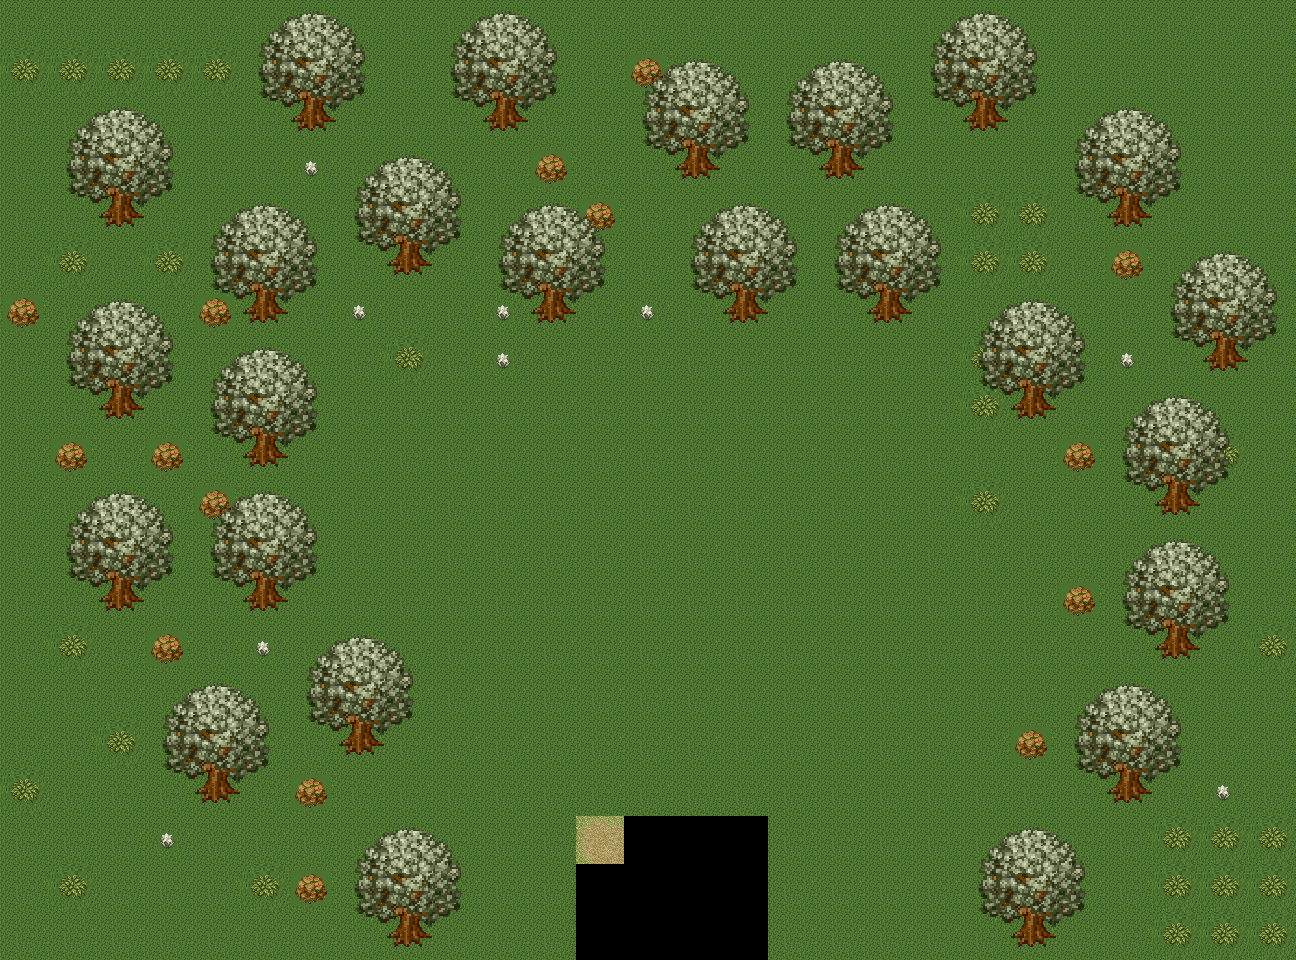

This game map was drawn from its Tiled (.tmx) file and the tilesets committed beside it. A one-line description and the full map source follow:
An orthogonal 27x20 tile map with 48x48 px tiles, 2 tile layers (圖塊層 1, 圖塊層 2), 6 tilesets.

<map version="1.8" tiledversion="1.8.4" orientation="orthogonal" renderorder="right-down" width="27" height="20" tilewidth="48" tileheight="48" infinite="0" nextlayerid="3" nextobjectid="1">
 <tileset firstgid="1" source="grass3.tsx" />
 <tileset firstgid="2" source="tree.tsx" />
 <tileset firstgid="11" source="road1.tsx" />
 <tileset firstgid="20" source="草.tsx" />
 <tileset firstgid="21" source="rock.tsx" />
 <tileset firstgid="22" source="flower.tsx" />
 <layer id="1" name="圖塊層 1" width="27" height="20">
  <data encoding="csv">
1,1,1,1,1,1,1,1,1,1,1,1,1,1,1,1,1,1,1,1,1,1,1,1,1,1,1,
20,20,20,20,20,1,1,1,1,1,1,1,1,21,1,1,1,1,1,1,1,1,1,1,1,1,1,
1,1,1,1,1,1,1,1,1,1,1,1,1,1,1,1,1,1,1,1,1,1,1,1,1,1,1,
1,1,1,1,1,1,22,1,1,1,1,21,1,1,1,1,1,1,1,1,1,1,1,1,1,1,1,
1,1,1,1,1,1,1,1,1,1,1,1,21,1,1,1,1,1,1,1,20,20,1,1,1,1,1,
1,20,1,20,1,1,1,1,1,1,1,1,1,1,1,1,1,1,1,1,20,20,1,21,1,1,1,
21,1,1,1,21,1,1,22,1,1,22,1,1,22,1,1,1,1,1,1,1,1,1,1,1,1,1,
1,1,1,1,1,1,1,1,20,1,22,1,1,1,1,1,1,1,1,1,20,1,1,22,1,1,1,
1,1,1,1,1,1,1,1,1,1,1,1,1,1,1,1,1,1,1,1,20,1,1,1,1,1,1,
1,21,1,21,1,1,1,1,1,1,1,1,1,1,1,1,1,1,1,1,1,1,21,1,1,20,1,
1,1,1,1,21,1,1,1,1,1,1,1,1,1,1,1,1,1,1,1,20,1,1,1,1,1,1,
1,1,1,1,1,1,1,1,1,1,1,1,1,1,1,1,1,1,1,1,1,1,1,1,1,1,1,
1,1,1,1,1,1,1,1,1,1,1,1,1,1,1,1,1,1,1,1,1,1,21,1,1,1,1,
1,20,1,21,1,22,1,1,1,1,1,1,1,1,1,1,1,1,1,1,1,1,1,1,1,1,20,
1,1,1,1,1,1,1,1,1,1,1,1,1,1,1,1,1,1,1,1,1,1,1,1,1,1,1,
1,1,20,1,1,1,1,1,1,1,1,1,1,1,1,1,1,1,1,1,1,21,1,1,1,1,1,
20,1,1,1,1,1,21,1,1,1,1,1,1,1,1,1,1,1,1,1,1,1,1,1,1,22,1,
1,1,1,22,1,1,1,1,1,1,1,1,11,12,12,16,1,1,1,1,1,1,1,1,20,20,20,
1,20,1,1,1,20,21,1,1,1,1,1,14,15,15,16,1,1,1,1,1,1,1,1,20,20,20,
1,1,1,1,1,1,1,1,1,1,1,1,14,15,15,16,1,1,1,1,1,1,1,1,20,20,20
</data>
 </layer>
 <layer id="2" name="圖塊層 2" width="27" height="20">
  <data encoding="csv">
0,0,0,0,0,2,3,4,0,2,3,4,0,0,0,0,0,0,0,2,3,4,0,0,0,0,0,
0,0,0,0,0,5,6,7,0,5,6,7,0,2,3,4,2,3,4,5,6,7,0,0,0,0,0,
0,2,3,4,0,8,9,10,0,8,9,10,0,5,6,7,5,6,7,8,9,10,2,3,4,0,0,
0,5,6,7,0,0,0,2,3,4,0,0,0,8,9,10,8,9,10,0,0,0,5,6,7,0,0,
0,8,9,10,2,3,4,5,6,7,2,3,4,0,2,3,4,2,3,4,0,0,8,9,10,0,0,
0,0,0,0,5,6,7,8,9,10,5,6,7,0,5,6,7,5,6,7,0,0,0,0,2,3,4,
0,2,3,4,8,9,10,0,0,0,8,9,10,0,8,9,10,8,9,10,2,3,4,0,5,6,7,
0,5,6,7,2,3,4,0,0,0,0,0,0,0,0,0,0,0,0,0,5,6,7,0,8,9,10,
0,8,9,10,5,6,7,0,0,0,0,0,0,0,0,0,0,0,0,0,8,9,10,2,3,4,0,
0,0,0,0,8,9,10,0,0,0,0,0,0,0,0,0,0,0,0,0,0,0,0,5,6,7,0,
0,2,3,4,2,3,4,0,0,0,0,0,0,0,0,0,0,0,0,0,0,0,0,8,9,10,0,
0,5,6,7,5,6,7,0,0,0,0,0,0,0,0,0,0,0,0,0,0,0,0,2,3,4,0,
0,8,9,10,8,9,10,0,0,0,0,0,0,0,0,0,0,0,0,0,0,0,0,5,6,7,0,
0,0,0,0,0,0,2,3,4,0,0,0,0,0,0,0,0,0,0,0,0,0,0,8,9,10,0,
0,0,0,2,3,4,5,6,7,0,0,0,0,0,0,0,0,0,0,0,0,0,2,3,4,0,0,
0,0,0,5,6,7,8,9,10,0,0,0,0,0,0,0,0,0,0,0,0,0,5,6,7,0,0,
0,0,0,8,9,10,0,0,0,0,0,0,0,0,0,0,0,0,0,0,0,0,8,9,10,0,0,
0,0,0,0,0,0,0,2,3,4,0,0,0,0,0,0,0,0,0,0,2,3,4,0,0,0,0,
0,0,0,0,0,0,0,5,6,7,0,0,0,0,0,0,0,0,0,0,5,6,7,0,0,0,0,
0,0,0,0,0,0,0,8,9,10,0,0,0,0,0,0,0,0,0,0,8,9,10,0,0,0,0
</data>
 </layer>
</map>